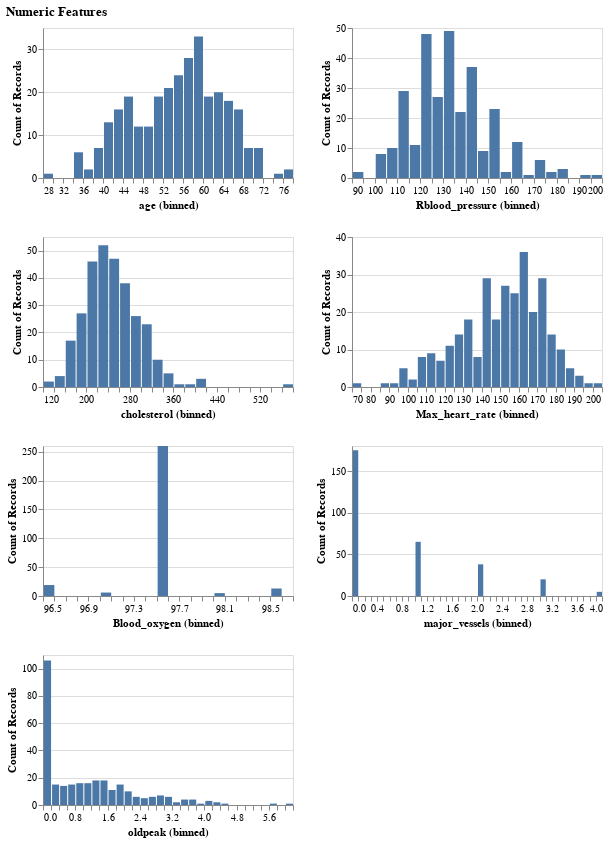

This figure's notebook cell:
### Code cell
# Plot the numeric columns

numeric_plot = (
    alt.Chart(awake_df)
    .mark_bar()
    .encode(
        alt.X(alt.repeat(), type="quantitative", bin=alt.Bin(maxbins=40)),
        alt.Y("count()"),
    )
    .properties(width=250, height=150)
    .repeat(numeric_cols, columns=2, title = "Numeric Features")
)
numeric_plot

### Figure 1 — Vega-Lite specification as saved in the notebook (floating-point values rounded to 4 significant figures; data arrays with more than 128 entries replaced by an {"elided": "..."} marker saying what was removed)
{"$schema": "https://vega.github.io/schema/vega-lite/v4.17.0.json", "columns": 2, "config": {"view": {"continuousHeight": 300, "continuousWidth": 400}}, "datasets": {"data-edb6959aedb8b6e09a998ad9e7e4249f": {"elided": "303 records"}}, "repeat": ["age", "Rblood_pressure", "cholesterol", "Max_heart_rate", "Blood_oxygen", "major_vessels", "oldpeak"], "spec": {"data": {"name": "data-edb6959aedb8b6e09a998ad9e7e4249f"}, "encoding": {"x": {"bin": {"maxbins": 40}, "field": {"repeat": "repeat"}, "type": "quantitative"}, "y": {"aggregate": "count", "type": "quantitative"}}, "height": 150, "mark": "bar", "width": 250}, "title": "Numeric Features"}
